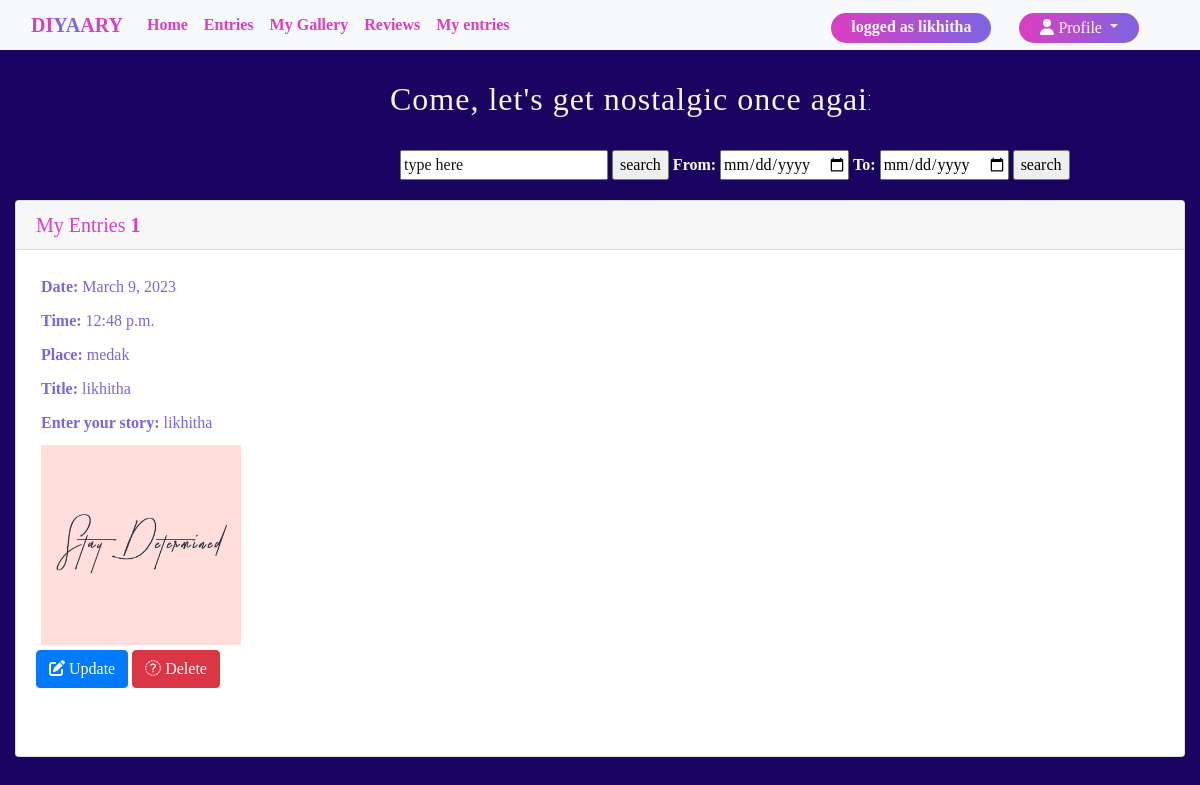
Screenshot of /myentries/ (signed in) with the database file from the repository.
### journal/models.py (models this page shows, shortened)
class diaryentries(models.Model):
      user = models.ForeignKey(User,on_delete = models.CASCADE)
      dailydate=models.DateField(auto_now_add=False,auto_now=False)
      dailytime=models.TimeField()
      place=models.CharField(max_length=150,blank=True,null=True)
      title=models.CharField(max_length=150,blank=True,null=True)
      dailyentry=models.CharField(max_length=1500)
      check_box=models.BooleanField(default=False)
      image=models.ImageField(upload_to="myimages",blank=True,null=True)
      date=models.DateField(auto_now_add=True,auto_now=False,blank=True)
      class Meta:
        verbose_name_plural = "diaryentries"

### journal/views.py (the view, shortened to what this page needs)
# urls.py: path('myentries/',views.myentries,name="myentries"),
def myentries(request):
    if request.user.is_authenticated:
        myentries = diaryentries.objects.filter(user=request.user)
        data = {'my_entries': myentries}
        return render(request, "myentries.html", data)
    return redirect('userlogin')

### templates/myentries.html (shortened to what this page needs)
{%extends 'base.html'%}
{% load static %}
{% block body %}
{% block cssfile %}
<link rel="stylesheet"   href="{% static 'css/style.css' %}">
{% endblock cssfile %}
<h2 class="come"> Come, let's get nostalgic once again!!!   </h2>
<form method="post"  >
    <div class="search">
    <input type="text" name="searched" placeholder="type here" value=""/>
    <input type="submit" value="search"/>
    <span class="from"><strong>From:  </strong></span><input type="date" name="searcheddatestart" value=""/>
    <span class="to"><strong>To:  </strong></span><input type="date" name="searcheddateend" value=""/>
    <input type="submit" value="search"/>
    </div>
</form >
<div class="col-md-12">
                          <div class="card">
                              <h5 class="card-header"> <span class="info"><span>My Entries </span><strong>{{my_entries.count}}</strong></span></h5>
                              <div class="card-body">
              <article class="media">
                  <div class="media-content">
                      <div class="content">
                         {% for entry in my_entries %}
                           <div class="line"><span class="design"><strong>Date:   </strong><span>{{entry.dailydate}}</div>
                           <div class="line"><span class="design"><strong>Time:   </strong><span>{{entry.dailytime}}</div>
                           <div class="line"><span class="design"><strong>Place:   </strong><span>{{entry.place}}</div>
                           <div class="line"><span class="design"><strong>Title:   </strong><span>{{entry.title}} </div>
                           <div class="line"><span class="design"><strong>Enter your story:   </strong><span>{{entry.dailyentry}}</div>
                            {% if entry.image %}
                              <div class="imagediary"> <img src="/media/{{entry.image}}"  alt="No image"   width="200px" height="200px"></div>
                            {% else %}
                            <div class="imagediary"><img src= {%static 'images/not available.png'%} width="200px" height="200px"></div>
                            {% endif %}
                        <div class="ed" >
                        <a href="{% url 'updateentry' entry.dailytime %}" class="btn btn-primary"><i class="fa-solid fa-pen-to-square"></i> Update</a>
                        <form method="post" action={% url 'deleteentry' entry.dailytime%} class="d-inline" >
                        <button type="submit" class="btn btn-danger"><i class="fa-sharp fa-regular fa-trash"></i> Delete</button>
                        </form>
                        </div>
                        <br>
                        <br>
                         {% endfor %}
                  </div>
              </article>
                              </div>
                          </div>
                      </div>
                    {% endblock body %}

### templates/base.html (shortened to what this page needs)
<!doctype html>
{% load static %}
<html lang="en">
  <head>
    <link rel="stylesheet" href="https://cdn.jsdelivr.net/npm/bootstrap@4.3.1/dist/css/bootstrap.min.css">
    {% block cssfile %}{% endblock cssfile %}
    <link href="{% static 'fontawesomefree/css/all.min.css' %}" rel="stylesheet" type="text/css">
</head>
  <body>
  <nav class="navbar navbar-expand-lg bg-light">
        <div class="container-fluid"  >
          <a class="navbar-brand" href="#"><strong> DI<span class="firstspan">YA</span>ARY </strong> </a>
          <div class="collapse navbar-collapse" id="navbarNavAltMarkup">
            <div class="navbar-nav mr-auto">
              <a class="nav-link active" aria-current="page" href="/"><strong>Home</strong></a>
              <a class="nav-link"  href="/entries"> <strong>Entries</strong> </a>
              <a class="nav-link" href="/mygallery"><strong>My Gallery</strong></a>
              <a class="nav-link" href="/reviews"><strong>Reviews</strong></a>
              <a class="nav-link" href="/myentries"> <strong>My entries</strong></a>
            </div>
            <div class="navbar-nav ml-auto">
              {%if user.is_authenticated%}
                <span class="navname"><strong>logged as {{request.user}} </strong> </span>
              <div class="dropdown show ml-2">
                <a class="btn   dropdown-toggle" href="#" role="button" id="dropdownMenuLink" data-toggle="dropdown" aria-haspopup="true" aria-expanded="false">
                  <i class="fa-solid fa-user"></i> Profile
                </a>
              </div>
              {% else%}
              <a class="nav-link" href="/usersignup"> <strong>SignUp</strong></a>
              <a class="nav-link" href="/userlogin"> <strong>Login</strong></a>
              </div>
              {%endif%}
          </div>
          </div>
        </div>
      </nav>
      {%block body%} {%endblock body%}
  </body>
</html>

### static/css/style.css (style rules this page uses)
body { height:100vh; width:100%; background-repeat: no-repeat; background-color: rgb(25, 5, 97); font-family:cursive; }
a { color:#dc3ec1 }
.firstspan { color:rgb(126, 100, 238); font-weight : bold; }
.navname { color:#f8f4f7; margin-top: 5px; margin-right: 20px; background-image: linear-gradient(to left,#7e64e2,#dc3ec1); border-radius: 15px; padding:2px 20px 2px 20px; }
input::placeholder { color: rgb(23, 23, 24); }
h2 { margin-left: 450px; margin-bottom: 25px; margin-top: 10px; color:rgb(246, 245, 249); }
.info { color:#dc3ec1; border-radius: 5px; }
.come { letter-spacing:1px; width: 40%; display: inline-block; white-space: nowrap; overflow:hidden; animation: typing 5s, cursor .1s step-end infinite alternate; }
h2 { margin:30px 0px 25px 390px; color:#f5f5f6; }
.line { padding:5px; }
.design { color:#7e64e2 }
.imagediary { padding:5px; }
.col-md-12 { padding-top:20px }
.search { margin-left:400px; }
.from,.to { color:white }
.dropdown-toggle { color:#f8f4f7; margin-top: 5px; margin-right: 30px; background-image: linear-gradient(to left,#7e64e2,#dc3ec1); border-radius: 15px; padding:2px 20px 2px 20px; }
.navbar { height:50px; }

### rows the page displays
diaryentries: dailydate "March 9, 2023", dailytime "12:48 p.m.", place "medak", title "likhitha", dailyentry "likhitha", image (picture)

### other values shown
{{ request.user }} "likhitha"
{{ my_entries.count }} "1"
